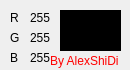
<?xml version="1.0" encoding="UTF-8"?>
<ui version="4.0">
 <class>Form</class>
 <widget class="QWidget" name="Form">
  <property name="geometry">
   <rect>
    <x>0</x>
    <y>0</y>
    <width>130</width>
    <height>70</height>
   </rect>
  </property>
  <property name="windowTitle">
   <string>MsColor</string>
  </property>
  <property name="windowIcon">
   <iconset>
    <normaloff>color.png</normaloff>color.png</iconset>
  </property>
  <widget class="QLabel" name="label">
   <property name="geometry">
    <rect>
     <x>10</x>
     <y>10</y>
     <width>16</width>
     <height>16</height>
    </rect>
   </property>
   <property name="text">
    <string>R</string>
   </property>
  </widget>
  <widget class="QLabel" name="label_2">
   <property name="geometry">
    <rect>
     <x>10</x>
     <y>30</y>
     <width>16</width>
     <height>16</height>
    </rect>
   </property>
   <property name="text">
    <string>G</string>
   </property>
  </widget>
  <widget class="QLabel" name="label_3">
   <property name="geometry">
    <rect>
     <x>10</x>
     <y>50</y>
     <width>16</width>
     <height>16</height>
    </rect>
   </property>
   <property name="text">
    <string>B</string>
   </property>
  </widget>
  <widget class="QLabel" name="lbl_color_r">
   <property name="geometry">
    <rect>
     <x>30</x>
     <y>10</y>
     <width>31</width>
     <height>16</height>
    </rect>
   </property>
   <property name="text">
    <string>255</string>
   </property>
  </widget>
  <widget class="QLabel" name="lbl_color_g">
   <property name="geometry">
    <rect>
     <x>30</x>
     <y>30</y>
     <width>31</width>
     <height>16</height>
    </rect>
   </property>
   <property name="text">
    <string>255</string>
   </property>
  </widget>
  <widget class="QLabel" name="lbl_color_b">
   <property name="geometry">
    <rect>
     <x>30</x>
     <y>50</y>
     <width>31</width>
     <height>16</height>
    </rect>
   </property>
   <property name="text">
    <string>255</string>
   </property>
  </widget>
  <widget class="QTextBrowser" name="tbcolor">
   <property name="geometry">
    <rect>
     <x>60</x>
     <y>10</y>
     <width>61</width>
     <height>41</height>
    </rect>
   </property>
   <property name="styleSheet">
    <string notr="true">background-color: rgb(0, 0, 0);</string>
   </property>
  </widget>
  <widget class="QLabel" name="label_4">
   <property name="geometry">
    <rect>
     <x>50</x>
     <y>50</y>
     <width>71</width>
     <height>21</height>
    </rect>
   </property>
   <property name="styleSheet">
    <string notr="true">font: 9pt &quot;Eras Medium ITC&quot;;
color: rgb(255, 0, 0);</string>
   </property>
   <property name="text">
    <string>By AlexShiDi</string>
   </property>
  </widget>
 </widget>
 <resources/>
 <connections/>
</ui>
